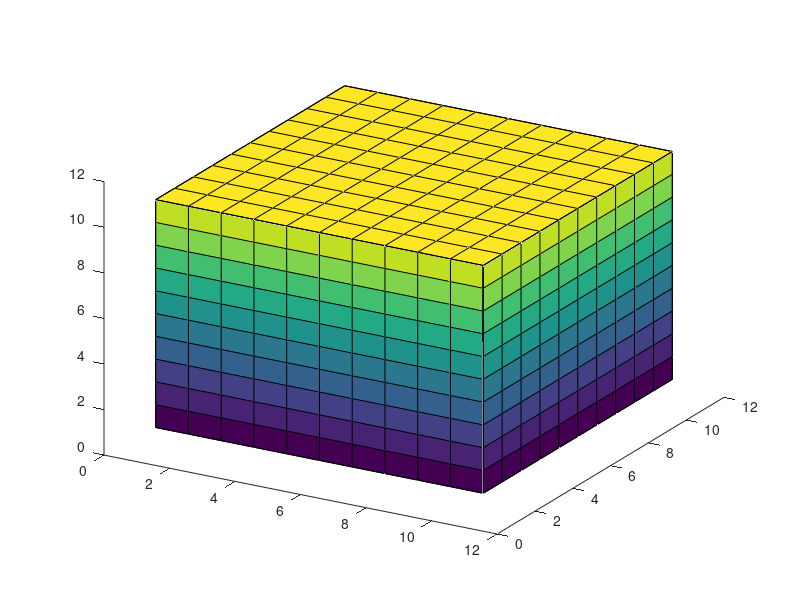

Write MATLAB code to recreate this figure.
clear all 
close all
clc
Nx=11;
Ny=11;
Nz=11;
clf
hold on
[i,j]=meshgrid(1:Nx,1:Ny);
k=zeros(Ny,Nx)+Nz;
surf(i,j,k)
[i,k]=meshgrid(1:Nx,1:Nz);
j=zeros(Nz,Nx)+Ny;
surf(i,j,k)
[j,k]=meshgrid(1:Ny,1:Nz);
i=zeros(Nz,Ny)+Nx;
surf(i,j,k)
[i,j]=meshgrid(1:Nx,1:Ny);
k=zeros(Ny,Nx)+1;
surf(i,j,k)
[i,k]=meshgrid(1:Nx,1:Nz);
j=zeros(Nz,Nx)+1;
surf(i,j,k)
[j,k]=meshgrid(1:Ny,1:Nz);
i=zeros(Nz,Ny)+1;
surf(i,j,k)
view(30,30)